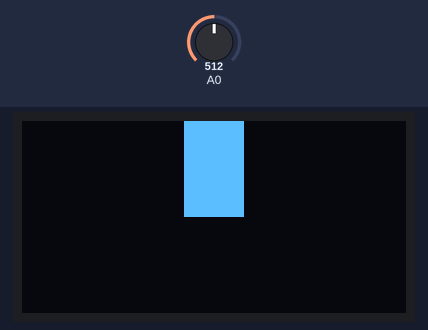
Bench run of a sketch on a simulated Arduino Uno, built with avr-gcc and run on an emulated ATmega328P. On the bench: 128×64 one-colour display. The test bench sets the inputs (shaded band); at power-on: A0 = 512. What the sketch prints to the serial monitor is not drawn.

Above: at 1.2 s.
1.3 s: A0 set to 122
At 2.0 s:
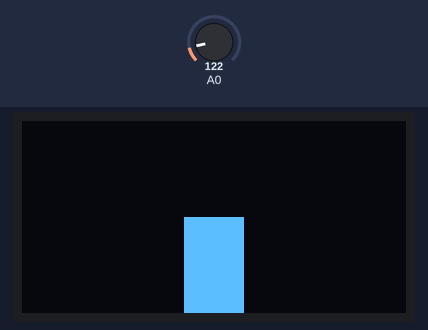
Timing chart, 0 to 4.3 s (numbered marks = the images above; inputs shaded):
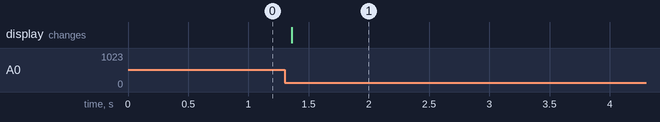

Measured:
- after the input at 1.3 s, the display: changes after 0.06 s (image 1)

The sketch:

task1_3_3.ino
```cpp
//EE25B089 M Nharen

#include <Wire.h>
#include <Adafruit_GFX.h>
#include <Adafruit_SSD1306.h>

const int Width = 128;
const int Height = 64;
const int Reset_Pin = -1;

Adafruit_SSD1306 Display(Width, Height, &Wire, Reset_Pin);

void setup()
{
  if(!Display.begin(SSD1306_SWITCHCAPVCC, 0x3C))
  {
    Serial.println("SSD1306 Allocation Failed");
  }

  Serial.begin(9600);

  Display.clearDisplay();
  Display.setTextSize(1);
  Display.setTextColor(WHITE);
}

void loop()
{
    Display.clearDisplay();

    int sound_volume = analogRead(A0);
    Serial.println(sound_volume);

    int baseline = 200;
    float alpha = 0.5;

    if (sound_volume >= baseline)
    {
        Display.fillRect(54,32-alpha*(sound_volume-baseline),20,alpha*(sound_volume-baseline),WHITE);
    }
    else
    {
        Display.fillRect(54,32,20,alpha*(baseline-sound_volume),WHITE);
    }

    Display.display();
    delay(50);
}
```
